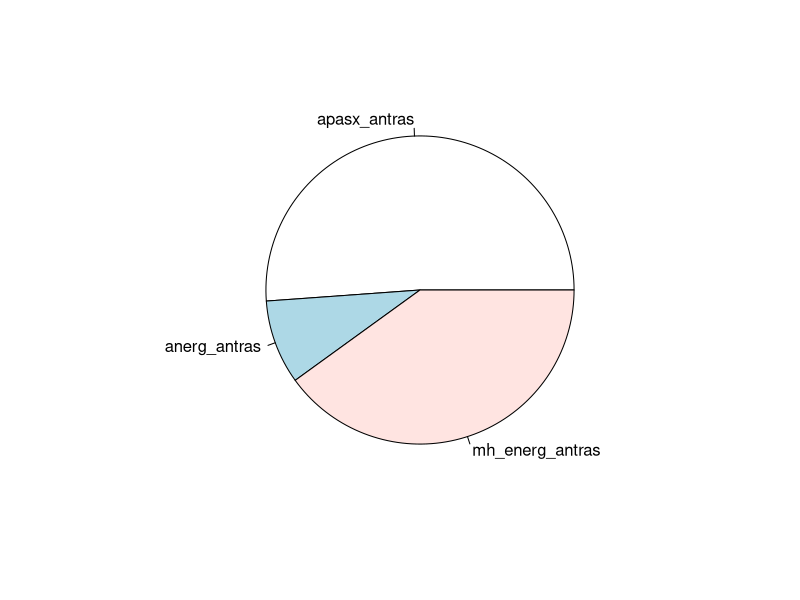
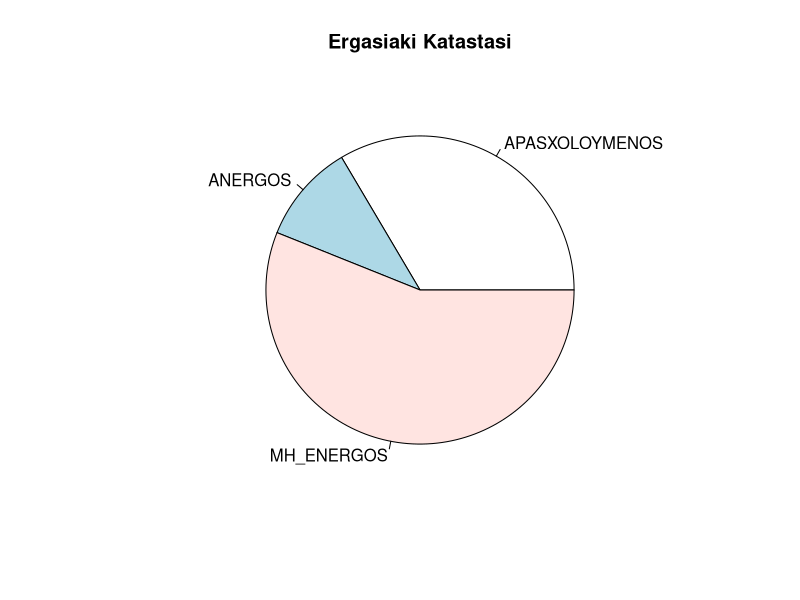
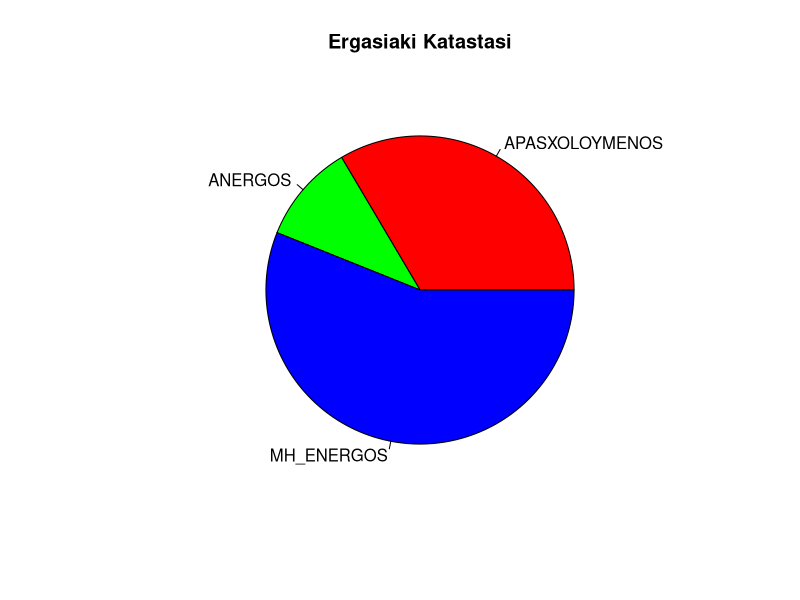
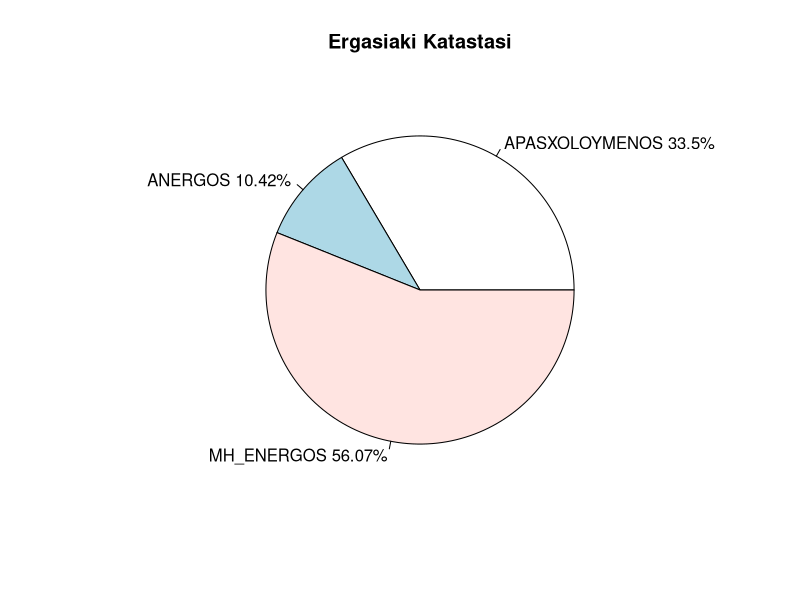
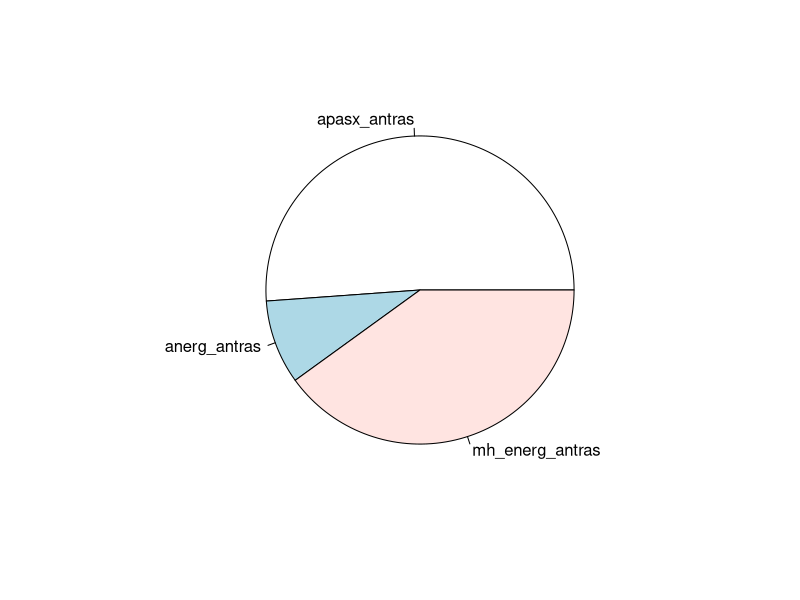
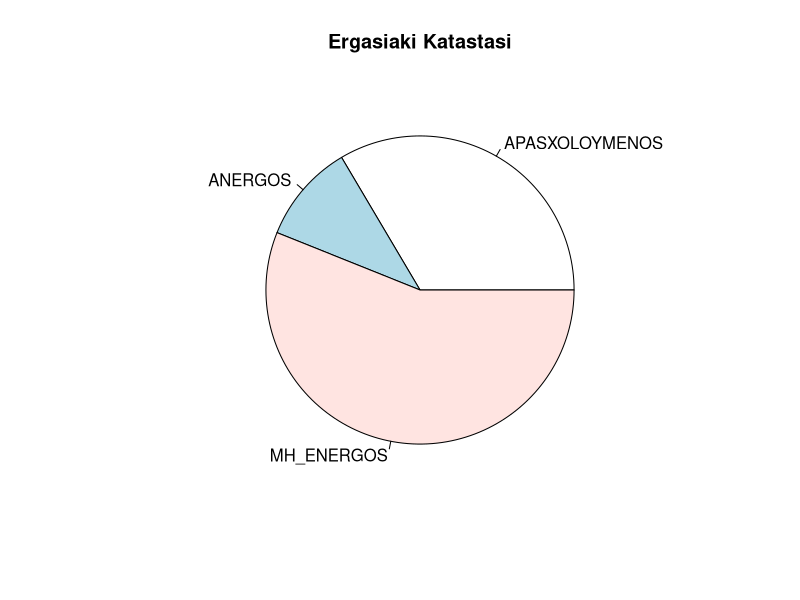
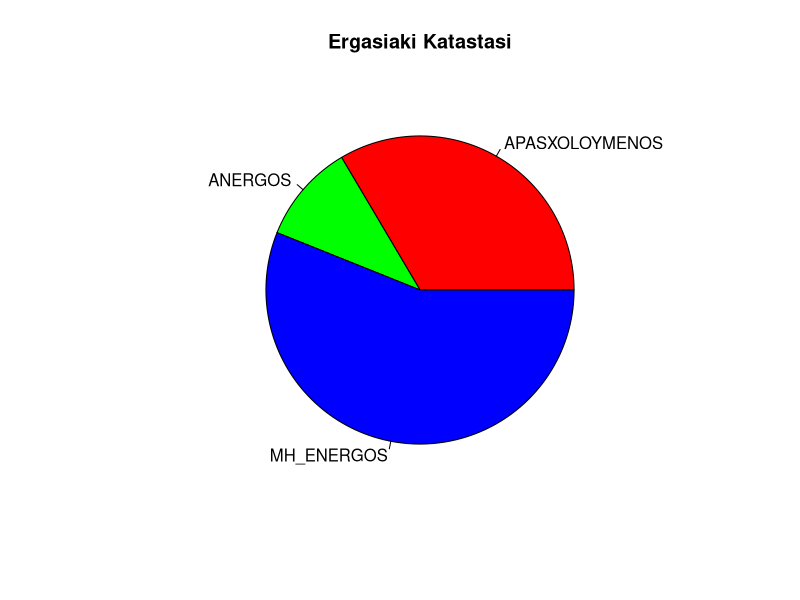
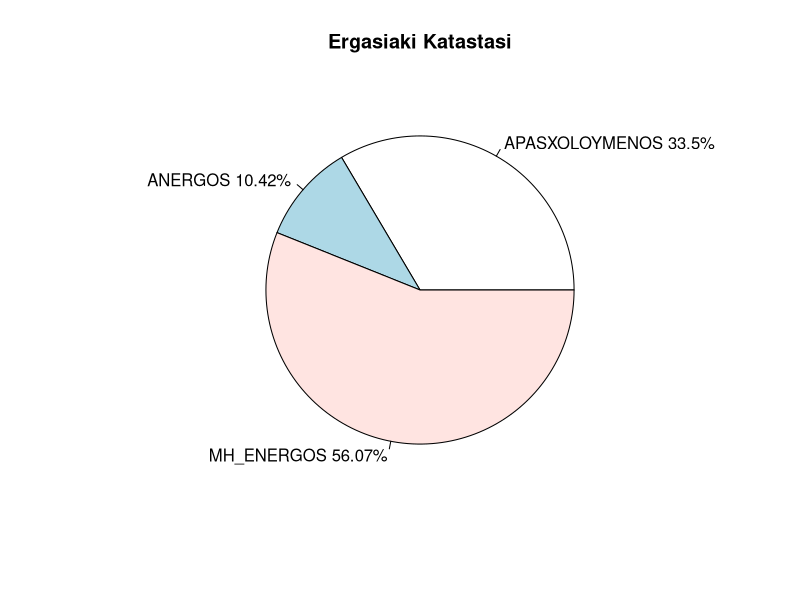

Here is the R script that generated these plots, in order:
## ---- chunk 1
#| label = "setup",
#| include = FALSE
knitr::opts_chunk$set(echo = TRUE)
library(kableExtra)
## ---- chunk 2
rm(list = ls())
## ---- chunk 3
posa <- c(2249.7, 388.3, 1760.6)
etiketes <- c("apasx_antras", "anerg_antras", "mh_energ_antras")
## ---- chunk 4
pie(posa, labels = etiketes)
## ---- chunk 5
filo <- c("gynaika", "andras")
apasx <- c(1584, 2249.7)
anerg <- c(492.8, 388.3)
mh_energ <- c(2650.9, 1760.6)
## ---- chunk 6
Apasxolisi <- data.frame(FYLO=filo, APASXOLOYMENOS=apasx, ANERGOS=anerg, MH_ENERGOS=mh_energ)
Apasxolisi
## ---- chunk 7
Apasxolisimetr <- Apasxolisi[1 , c(2:4)]
## ---- chunk 8
apasxG <-   unlist(Apasxolisimetr)
## ---- chunk 9
	katastasi <- colnames(Apasxolisimetr)
## ---- chunk 10
pie(apasxG, labels = katastasi, main = "Ergasiaki Katastasi")
## ---- chunk 11
pie(apasxG, labels = katastasi, main = "Ergasiaki Katastasi", col = rainbow(3))
## ---- chunk 12
apasxGp <- round(apasxG/sum(apasxG)*100, digits = 2)
## ---- chunk 13
katast_pososta <- paste(katastasi, apasxGp, sep = " ")
katast_pososta <- paste(katast_pososta, "%", sep = "")
## ---- chunk 14
pie(apasxG,labels = katast_pososta,main = "Ergasiaki Katastasi")
## ---- chunk 15
#| eval = F
rm(list = ls())
posa <- c(2249.7, 388.3, 1760.6)
etiketes <- c("apasx_antras", "anerg_antras", "mh_energ_antras")
pie(posa, labels = etiketes)
filo <- c("gynaika", "andras")
apasx <- c(1584, 2249.7)
anerg <- c(492.8, 388.3)
mh_energ <- c(2650.9, 1760.6)
Apasxolisi <- data.frame(FYLO=filo, APASXOLOYMENOS=apasx, ANERGOS=anerg, MH_ENERGOS=mh_energ)
Apasxolisi
Apasxolisimetr <- Apasxolisi[1 , c(2:4)]
apasxG <-   unlist(Apasxolisimetr)
katastasi <- colnames(Apasxolisimetr)
pie(apasxG, labels = katastasi, main = "Ergasiaki Katastasi")
pie(apasxG,labels = katastasi,main = "Ergasiaki Katastasi", col = rainbow(3))
apasxGp <- round(apasxG/sum(apasxG)*100, digits = 2)
katast_pososta <- paste(katastasi,apasxGp,sep = " ")
katast_pososta <- paste(katast_pososta, "%", sep = "")
pie(apasxG,labels = katast_pososta,main = "Ergasiaki Katastasi")
